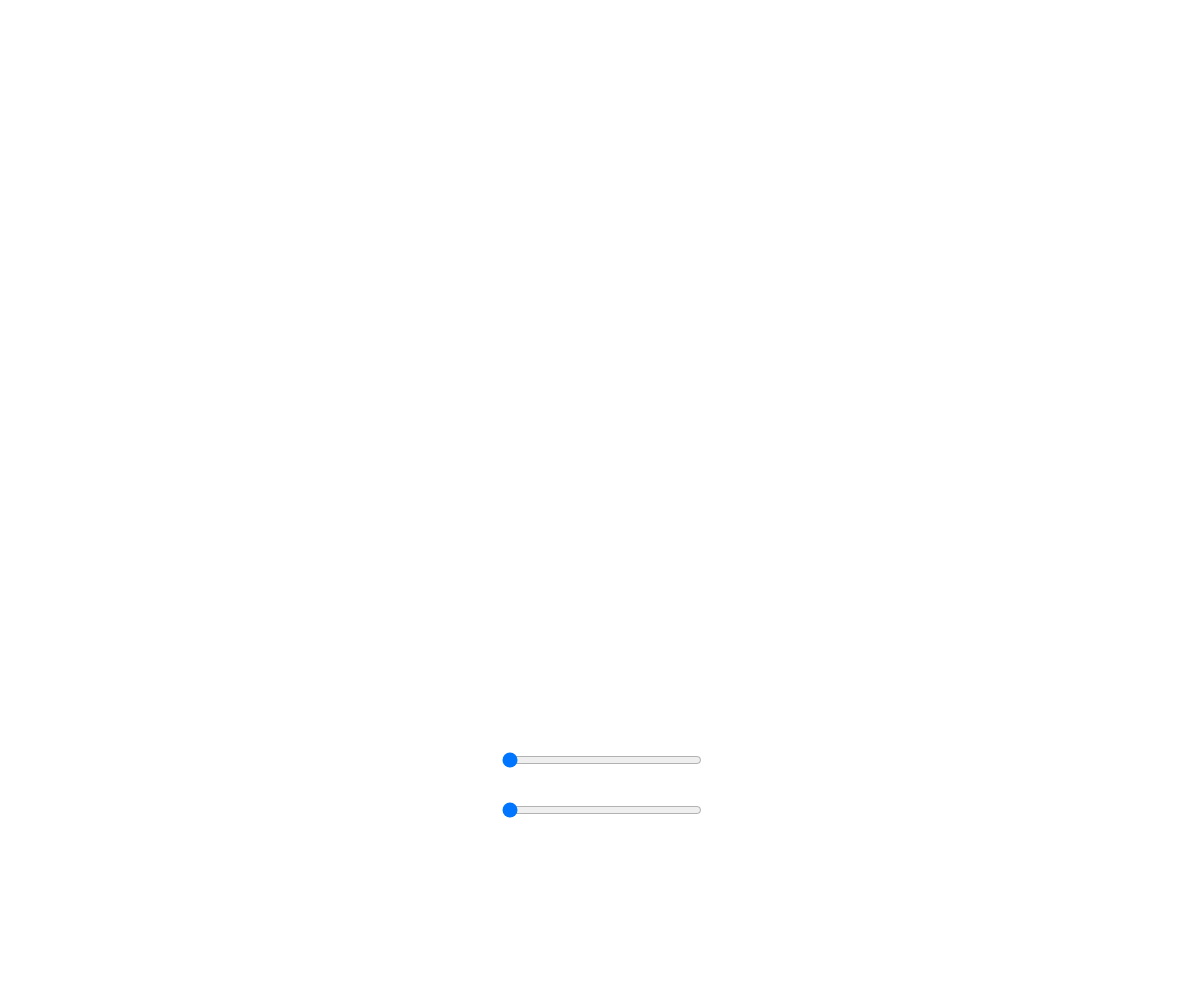
Frame 1 (no input)
Frame 60 (no input): identical to frame 1, image omitted
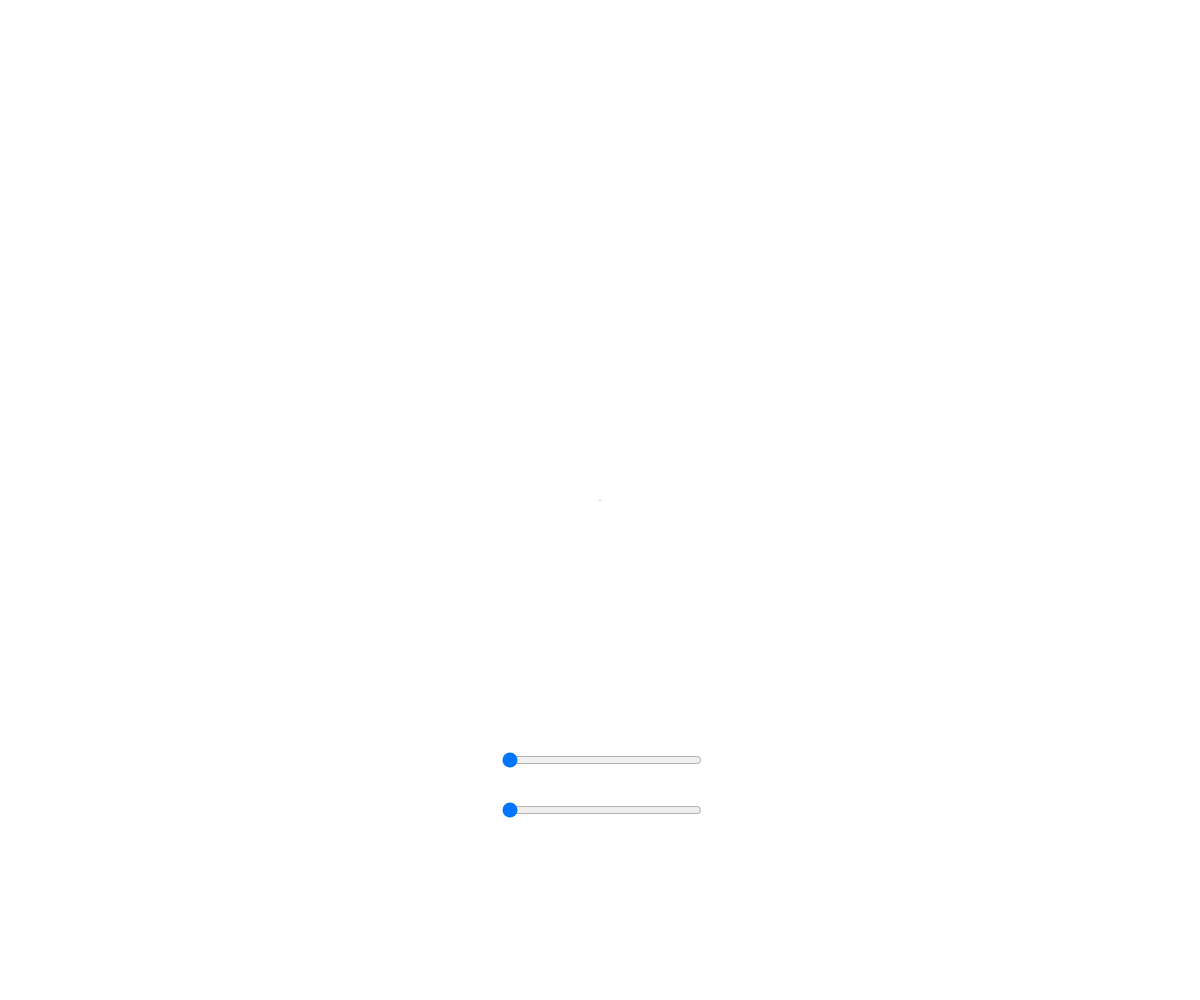
Frame 120 (the mouse pressed at the canvas centre since frame 60)

The p5.js sketch that drew these frames (run headless with seeded random() and noise() and a simulated clock; from frame 60 on, the mouse is pressed at the canvas centre):

// p5.js sketch
// ── sketch.js
let shapeslider;
let sizeslider;
let press = false;
function setup() {
    createCanvas(windowWidth, windowHeight);
    shapeslider = createSlider(1, 15, 0, 0);
    shapeslider.position(windowWidth/2 - 100, windowHeight*0.75);
    shapeslider.style('width', '200px');
    
    sizeslider = createSlider(1, 80, 0, 0);
    sizeslider.position(windowWidth/2 - 100, windowHeight*0.80);
    sizeslider.style('width', '200px');
}

function draw() {
    //background(255);
    if(press == true) {
        let shape = shapeslider.value();
        let size = sizeslider.value();
        makeShape(shape, size, mouseX, mouseY);
    }
    //print(val);
}
function mousePressed() {
    press = true;
}
function mouseReleased() {
    press = false;
}
function windowResized() {

}

// ── functions.js
function makeShape(shape, size, x, y) {
    let r = size;
    //noFill();
    fill(130, 150, 170, 10)
    noStroke();
    push();
    //translate(windowWidth/2, windowHeight/2);
    translate(x, y);
    
    if(shape < 2) {
        ellipse(0, 0, r);
    }
    else if(shape < 3) {
        push();
        strokeWeight(5);
        stroke(0, 0, 0, 10);
        line(-r/2, -r/2, +r/2, +r/2);
        pop();
    }
    else {
        beginShape();
        for(let i = 0; i < TWO_PI; i += TWO_PI/shape) {
            let x = r * sin(i);
            let y = r * cos(i);
            vertex(x, y);
            //ellipse(x, y, r);
        }
    endShape(CLOSE);
        
    }
    pop();
}
// ── style.css
html, body {
    margin: 0;
    padding: 0;
    display: flex;
    font-family: monospace;
    font-size: 12px;
    text-align: center;
    
}
canvas {
 
}
h5 {
    margin: 5px 0px 0px 0px;
    text-align: center;
}

#alldiv {

}
#colpick {
    display: flex;
    align-items: center;
    justify-content: center;
    margin: 5px auto 5px auto;

}
#rad {
    display: flex;
    position: relative; 
    margin-left: 45px;
    padding-top: 5px;
    align-items: center;
}
[type="checkbox"]{
    vertical-align: middle;
    background-color: red;
}
label {
    padding-left: 5px;
}
#randdiv {
    display: flex;
    justify-content: space-around;
    margin-top: 5px;
    padding: 0px 10px 0px 10px;
}
#btn {
    display: flex;
    justify-content: space-around;
    margin-top: 15px;
}
.buttons {
    width: 70px;
    height: 30px;
    font-family: monospace;
    font-size: 12px;
    border: 1px solid black;
    border-radius: 5px;
}
.buttons:hover {
    color: white;
    background-color: black;
    transform: scale(1.1);
    transition: 0.3s;
}
.chkbox {
    
}
.chkbox:hover {
    
}
